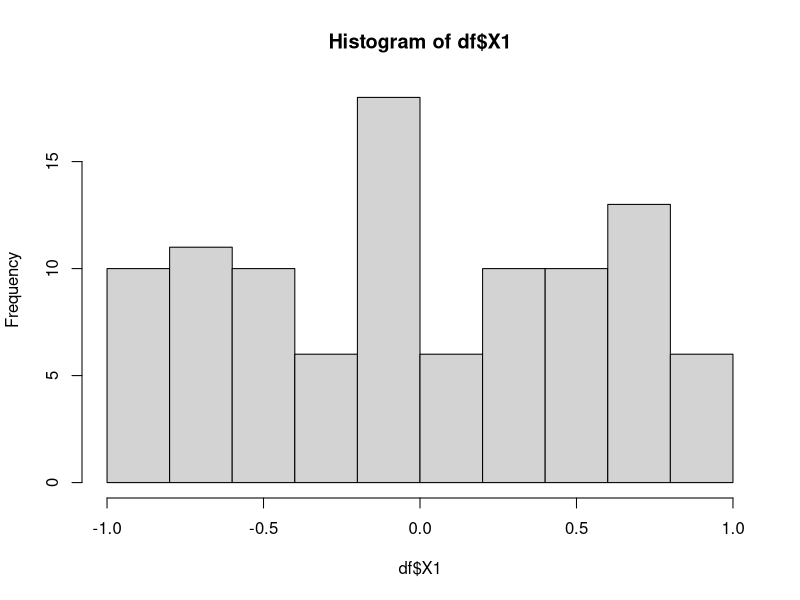
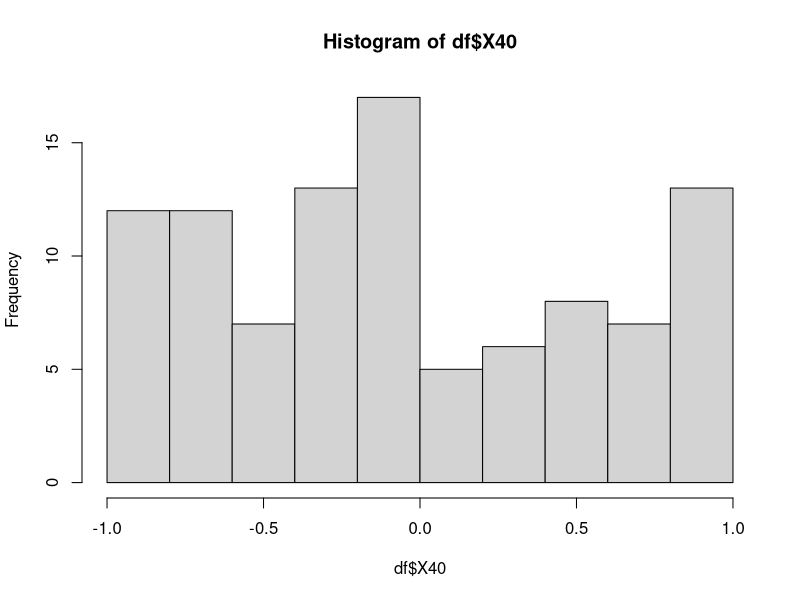

These charts were generated, in order, by the following R code: (Note: this script raises an error after producing the figures.)


# Problem 5
df <- data.frame(replicate(40, runif(100, min = -1, max = 1)))
hist(df$X1)
hist(df$X40)

# Problem 6
df$sum <- rowSums(df)
print(df)

x_norm <- seq(min(df$sum), max(df$sum), length=20)
y_norm <- (dnorm(xfit, mean=mean(df$sum), sd=sd(df$sum))) * (diff(h$mids[1:2]*length(df$sum)))
lines(x_norm, y_norm, col="blue", lwd=2)

h <- hist(df$sum, breaks = 10, col="yellow", main = "Histogram with Gaussian Curve", xlab="Sum", ylab="Frequency")
lines(x_norm, y_norm, col="purple", lwd=2)